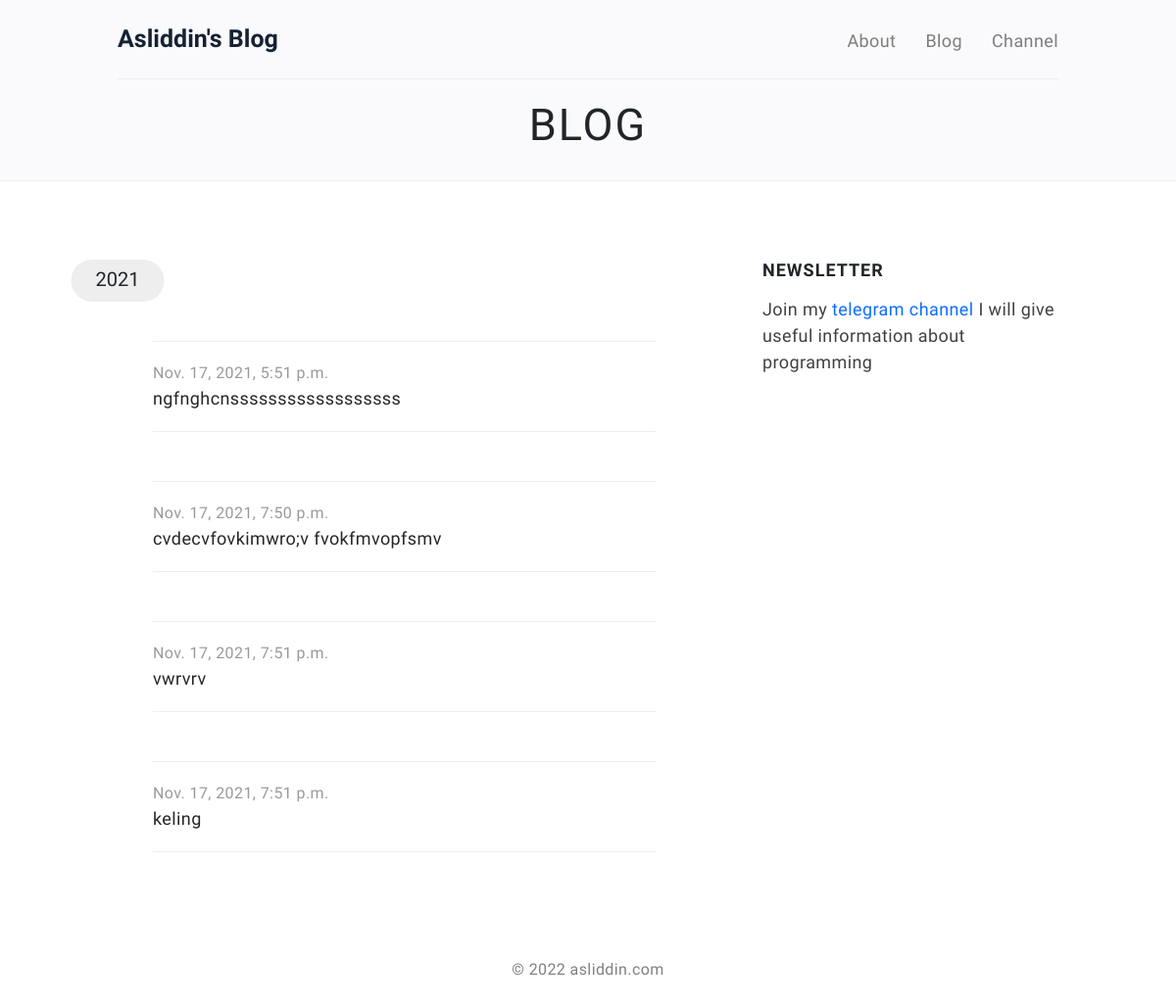
Before: / with the older database file.
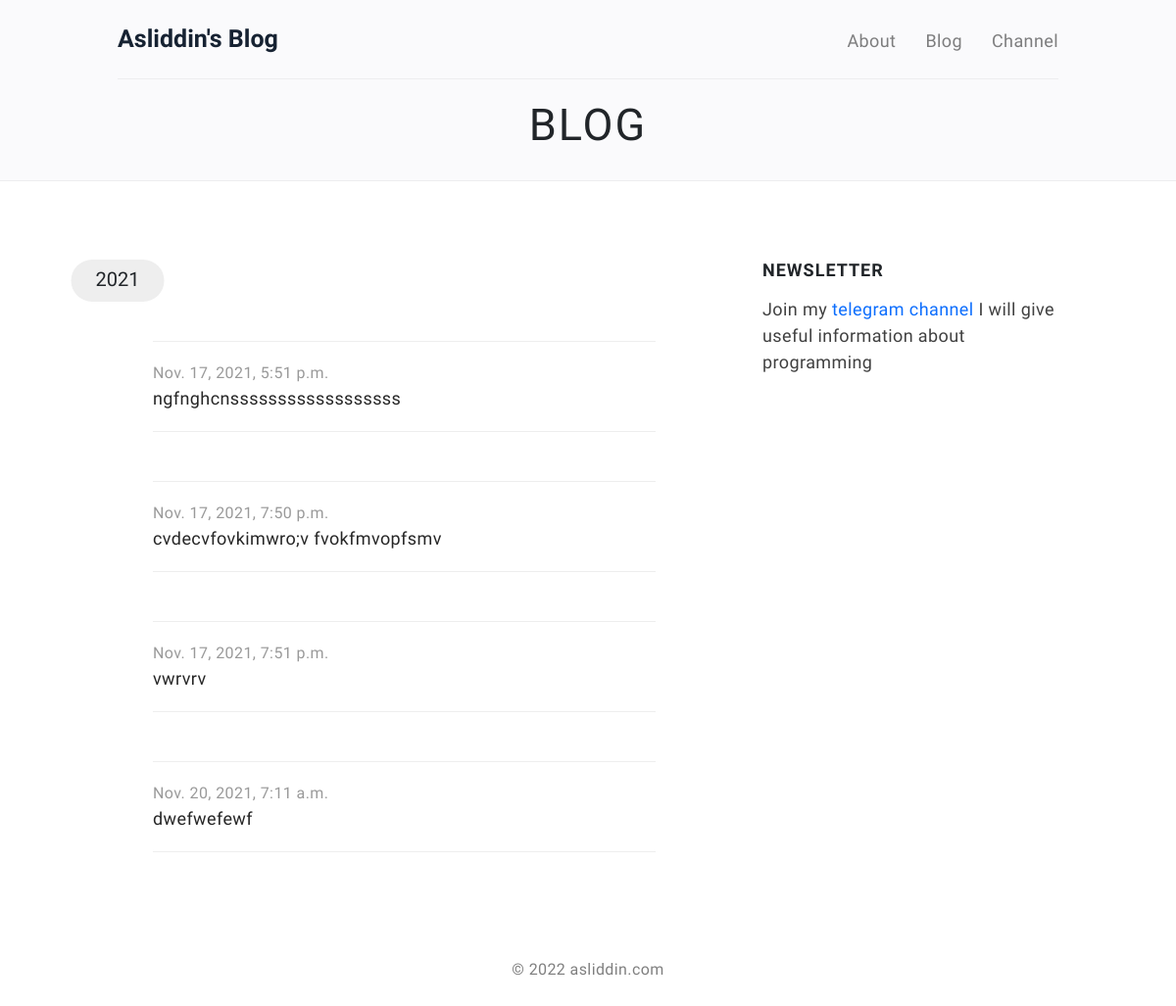
After: the same page with the newer database file.
### project/models.py (models this page shows, shortened)
class Blog(models.Model):
    class Meta:
        verbose_name = "Blog"
        verbose_name_plural = "Blogs"
    title = models.CharField(max_length=255)
    body = RichTextUploadingField(blank=True, null=True)
    created_at = models.DateTimeField(auto_now_add=True)
    updated_at = models.DateTimeField(auto_now=True)

### project/views.py (the view)
# urls.py: path("", index, name="index"),
def index(request):
    posts = Blog.objects.all()
    context = {
        'posts':posts
    }
    return render(request, "index.html", context)

### my_site/context.py (called while the page is built)
def context(request):
    post = Blog.objects.all().first()
    return {
        "post":post,
    }

### templates/index.html (shortened to what this page needs)
{% extends 'base.html' %}
{% load static %}
{% block main %}
<body>
    {% include "navbar.html" %}
    <section class="section-title">
        <div class="container">
            <div class="section-content">
                <h1>Blog</h1>
            </div>
        </div>
    </section>
    <section id="" class="flex align-items-center">
        <div class="container">
            <div class="row justify-between align-top">
                <div id="archive" class="col-md-7">
                    <h4 class="sticky">{{post.created_at.year}}</h4>
                    {% for post in posts %}
                    <ul class="list-wrapper">
                        <li>
                            <a class="list-item" href="{% url 'detail' pk=post.id %}">
                                <div class="date">{{post.created_at}}</div>
                                <div class="title">{{post.title}}</div>
                            </a>
                        </li>
                    </ul>
                    {% endfor %}
                </div>
                <div class="subscribe-form  col-md-4 sticky " id="mc-embedded-subscribe-form"
                    name="mc-embedded-subscribe-form">
                    <h6>NEWSLETTER</h6>
                    <p>
                        Join my <a href="https://t.me/IT_development">telegram channel</a>
                        I will give useful information about programming
                    </p>
                </div>
            </div>
        </div>
    </section>
    <footer>
        <div class="container">
            <div class="row">
                <p>
                    &copy; 2022 asliddin.com
                </p>
            </div>
        </div>
    </footer>
</body>
{% endblock main %}

Changed rows visible on the page:
removed Blog: created_at "Nov. 17, 2021, 7:51 p.m.", title "keling"
added Blog: created_at "Nov. 20, 2021, 7:11 a.m.", title "dwefwefewf"
